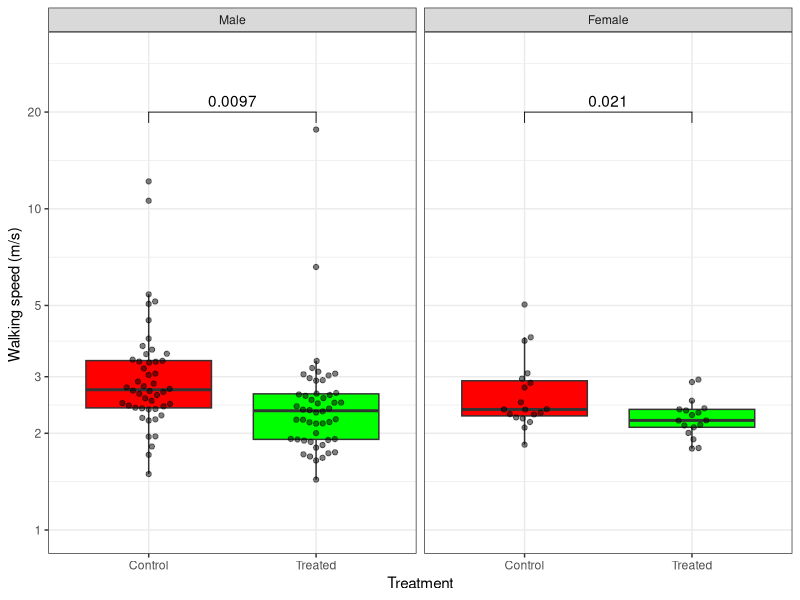
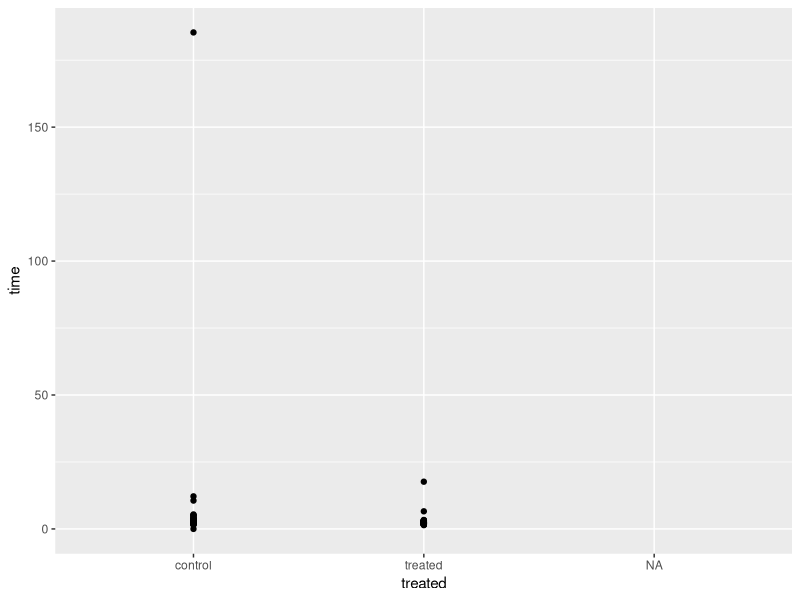
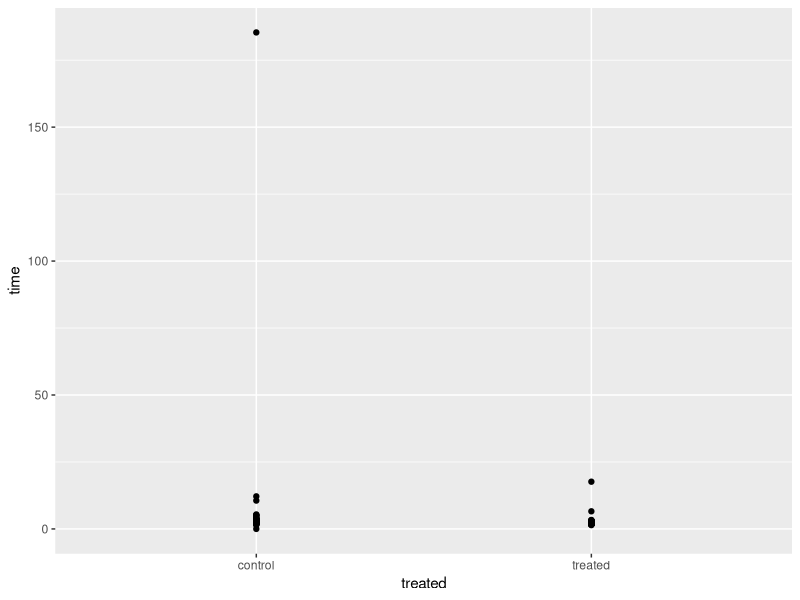
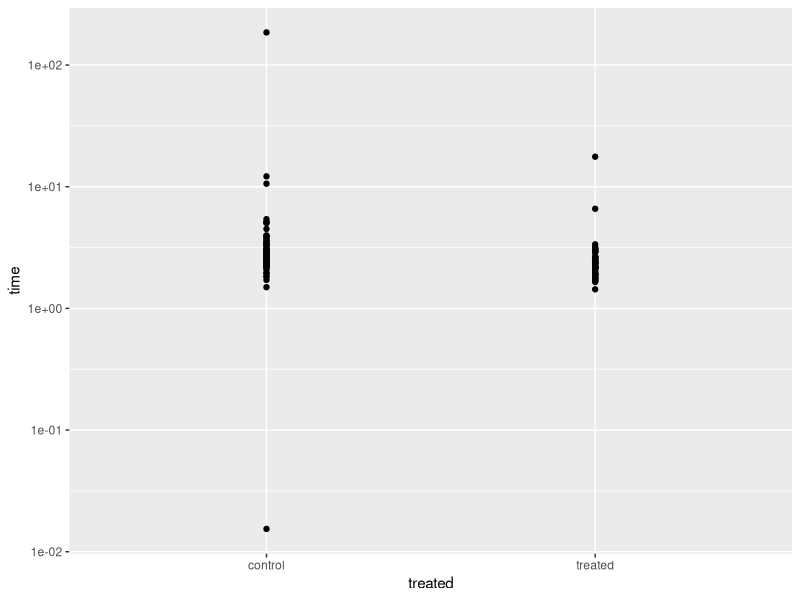
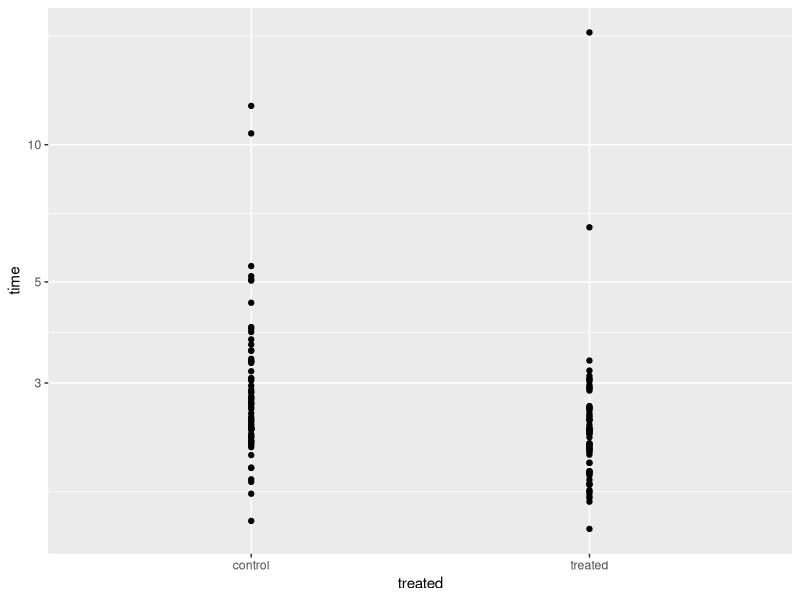
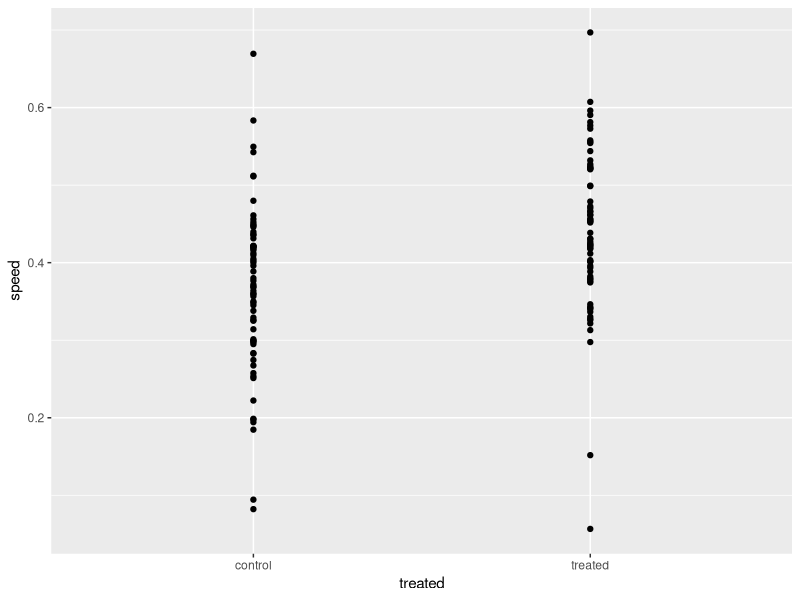
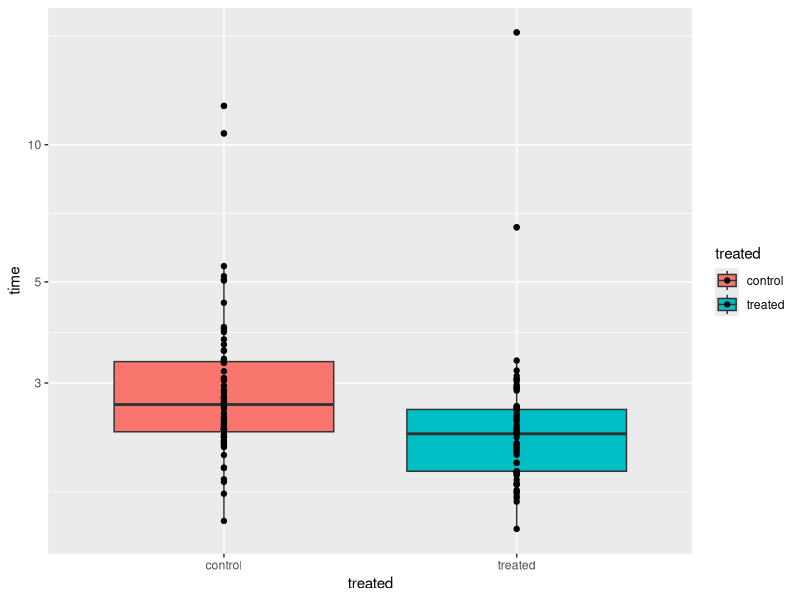
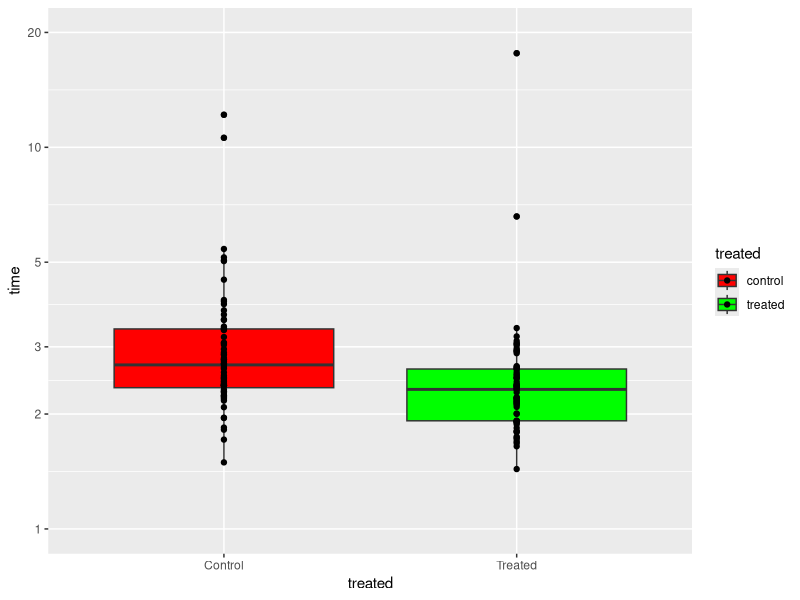

Reproduce these figures in R, in order.
#' ---
#' title: "Graphing with ggplot"
#' author: "George Savva"
#' date: "23/07/2020"
#' output: html_document
#' ---
#' 
#' In this demonstration we'll create some plots using ggplot2 to do some descriptive analysis.
#' 
#' We will use the data found in the 'combined' sheet of the walking speed Excel file.  First we'll load the data then check it looks OK.
#' 
## ----warning=FALSE-------------------------------------------------------------------
library(ggplot2)
library(ggpubr)
library(ggbeeswarm)
library(readxl)

#' 
## ------------------------------------------------------------------------------------
alldata <- read_excel("walkingspeed.xlsx", sheet="combined", range="A1:F139")
head(alldata)

#' 
#' Our aim is to make a good visualisation of the difference in walking speed between control patients and treated patients, stratified by sex.  Something like this:
#' 
## ----echo=FALSE----------------------------------------------------------------------
alldata2 <- subset(alldata, time<100 & time>1)
ggplot(remove_missing(alldata2), aes(x=treated, y=time, fill=treated)) +
  geom_boxplot(outlier.shape = NA) +   # 
  geom_beeswarm(cex=2,alpha=0.5) +
  facet_wrap(~factor(sex, levels=c("M", "F")), labeller=labeller(.rows=c(M="Male",F="Female"))) +
  scale_fill_manual(values=c("red","green")) +
  scale_y_log10(breaks=c(1,2,3,5,10,20), limits=c(1,30)) +
  scale_x_discrete(labels=c(`treated`="Treated",`control`="Control"),
                   breaks=c("treated", "control"),
                   na.translate=FALSE)+
  stat_compare_means(method="t.test",label = "p.format", comparisons = list(c("control","treated"))) +
  labs(x="Treatment", y="Walking speed (m/s) ", fill="Treatment") +
  theme_bw() + 
  theme(legend.position = "none")

#' 
#' ## Getting started
#' 
#' First we'll need to make a simple scatter plot.  The minimum we can do to specify a plot is to supply (1) a dataset (2) an aesthetic mapping from that dataset to plot coordinates (3) a geom to display.  We'll do this as below.  Note the use of the '+' operator to add components together.  This is how we will add all of the layers of our graph:
#' 
## ------------------------------------------------------------------------------------
ggplot(alldata, aes(x=treated, y=time)) + geom_point()

#' 
#' ## Dropping the 'missing' category
#' 
#' This is a good start but we have some way to go 
#' 
#' First, note the warning that the rows with missing y values (times) have been removed.  Note also that the rows with missing x values have not been removed.  Discrete scales can easily incorporate missing values, and so they do so by default.
#' 
#' Suppose we want not to show the missing values.  There are lots of ways we could do this, but in short we can either manipulate our dataset to remove the missing values, or we can ask ggplot not to show them.
#' 
#' First we'll look at changing the data.  ggplot2 comes with the 'remove_missing' function, that takes away any row with any missing data.
#' 
## ----eval=FALSE----------------------------------------------------------------------
## ggplot(remove_missing(alldata), aes(x=treated, y=time)) + geom_point()

#' 
#' Or we could run 'remove_missing' first to create a new dataset without these rows, then pass that to ggplot.
#' 
## ------------------------------------------------------------------------------------
alldata2 <- remove_missing(alldata)

#' 
#' Another method is to use the base command 'subset'.  Subset returns the rows of a dataset that meet the condition specified in it's second argument.  Here we will ask for the rows of 'alldata' where 'treated' is not NA, and where time is not NA.
#' 
## ------------------------------------------------------------------------------------
alldata <- subset(alldata, !is.na(treated))
ggplot(alldata, aes(x=treated, y=time)) + geom_point()

#' 
#' 
#' Finally the best way is to request that ggplot ignores missing values in the x axis.  To do this we can use the 'scale_x_discrete' function.  This is the function that we use to specify how the x axis should be organised, that is exactly how are the values in our data to be mapped onto the axis.  Look at the help for scale_x_discrete, can you see how to stop the missing category from appearing?
#' 
#' ##Exercise:
#' 
#' a) Make a scatter graph showing the relationship between age and walking speed, 
#' 
#' b) Make the the shape of the points corresponding to the different genders
#' 
#' c) Make the the colour of the points corresponding to the different treatments
#' 
#' 
#' 
#' ## Removing outliers
#' 
#' The plot above suggests an outlier.  We should use our knowledge of the experiment and our research question to decide what do with this point.  
#' 
#' Handling outliers always requires some thought.  It is often the case that what seems like an outlier on one scale might not look like an outlier on another, and might actually be an data point.  Before identifying and removing erroneous outliers it is usually wise to change your scale first, to see if the outlying point makes sense under a different model.
#' 
#' Switching to a log-scale for the y-axis we now see a second possible problem observation:
#' 
## ------------------------------------------------------------------------------------
ggplot(alldata, aes(x=treated, y=time)) + geom_point() + scale_y_log10()

#' 
#' Our experiment is a walking time experiment over a very short distance.  It is not feasible that anybody completed this task in less than a second, or took more than a couple of minutes (or is it?), so we can safely remove these observations from our graph. 
#' 
#' 
## ------------------------------------------------------------------------------------
# This code sets the outlying points to 'NA' (missing)
# This is fine if you're sure you want the change to affect all subsequent analysis
# But if you only want to affect the graph but otherwise leave the data the way it was,
# then use a 'subset' within the ggplot call or use 'y_scale_continuous' to set the limits.
alldata$time[alldata$time>100] <- NA
alldata$time[alldata$time<0.1] <- NA
ggplot(remove_missing(alldata), aes(x=treated, y=time)) + geom_point() + scale_y_log10()

#' 
#' Even on a log scale some of the data points look unusual.  Another possible transformation is the inverse transformation.  This would turn our 'time' variable into a 'speed' variable.
#' 
#' We can make a new column in our dataframe, then plot this instead:
#' 
## ------------------------------------------------------------------------------------
alldata$speed <- 1 / alldata$time
ggplot(remove_missing(alldata), aes(x=treated, y=speed)) + geom_point()

#' 
#' This does look better from some points of view.  For a regression model I think I would prefer the 'speed' variable as opposed to a log-transformed 'time' variable, because it makes more intuitive sense to me and it seems more 'normally' distributed than the time variable.  Both graphs are OK
#' 
#' ## Adding a second geom
#' 
#' We might be tempted to replace the points with a mean and standard error for each group.  This is very common in biology journals but it is usually a very bad idea.  A much better way to provide summary statistics for large datasets is to use a boxplot.  To add a boxplot we just add a component with the geom_box() function.  
#' 
## ------------------------------------------------------------------------------------
ggplot(alldata, aes(x=treated, y=time, fill=treated)) +
  geom_boxplot() +
  geom_point() + 
  scale_y_log10()

#' 
#' Things to note here:  First, I've added the geom_box() before the geom_point() because I want the points on top of the box.  I have added a new aesthetic mapping, the 'fill' aesthetic is now mapped to the 'treated' variable in my data.  Finally I've broken the command over several lines to make it easier to read.  Remember when R gets to the end of the line but a command isn't finished it will continue reading.
#' 
#' ## Labelling the scales
#' 
#' We have already seen two uses of the scale functions, to change the y axis to a log-scale and to remove the missing values from the x axis.  'scales' in ggplot2 control the way the values in our data are mapped to specific values in our aesthetic, and so we will also use them for changing the axis ticks and labels, and setting specific colours in our plots.  We can use one scale function for each aesthetic in our graph:
#' 
#' We will use:
#' scale_fill_manual() to set specific colours
#' scale_x_discrete() to arrange and relabel the x-axis
#' scale_y_continuous() to set specific tick marks and limits on the y-axis
#' 
#' 
#' 
## ------------------------------------------------------------------------------------
g <- ggplot(alldata, aes(x=treated, y=time, fill=treated)) +
  geom_boxplot() +
  geom_point() +
  scale_fill_manual(values=c(`treated`="green",`control`="red")) +
  scale_y_log10(breaks=c(1,2,3,5,10,20), 
                limits=c(1,20)) + 
  scale_x_discrete(na.translate=FALSE, 
                   labels=c(`treated`="Treated",`control`="Control"))
g

#' 
#' Points to note:
#' I have used named vectors to get the colours and to relabel the x-axis.  I could have used unnamed vectors and relied on the order of the elements, but this risks making a mistake.
#' As well as entering each component on a new line, I also split some of the individual components over lines.  This helps to keep the function readable.
#' I have assigned the value of the ggplot function to an object 'g', then called 'g' to print the graph.  This is helpful later because now I can add extra components easily to the graph as in the next section:
#' 
#' ## Using themes to control the look of the graph:
#' 
#' Now our graph is almost the way we want it, but the overall look could be improved and we don't want the legend.  The look of a graph is determined by the 'theme' functions.  There are several preset themes that will change the entire look, and then we can set specific elements individually with the theme() function.
#' 
## ------------------------------------------------------------------------------------
g <- g + theme_bw() + theme(legend.position="none")
g

#' 
#' theme_bw() sets a black-and-white theme that is good for scientific publishing.
#' 
#' ## Facets
#' 
#' Now suppose we want to stratify our graphs by sex.  This is called 'facetting' in ggplot.  There are two main ways to do this, facet_wrap() acts on one dimension, while facet_grid() creates a rectangle of plots along two dimensions.  We'll use facet_wrap() here to split the graph by sex.
#' 
## ------------------------------------------------------------------------------------
g + facet_wrap(~sex)

#' 
#' The graph is now split into two pieces that are placed side-by-side and share a common y-axis.  Changing the facet titles is a bit tricky, but we can change the labels on the facets using a 'labeller':
#' 
## ------------------------------------------------------------------------------------
g <- g + facet_wrap(~sex, labeller=labeller(.rows=c(`F`="Female", `M`="Male")))
g

#' ## Changing titles
#' 
#' You can set the titles for aesthetics (x-axis, y-axis, fill legend etc) using the scale functions, but I prefer to do it using the labs command:
#' 
## ------------------------------------------------------------------------------------
g <- g + labs(x="Treatment Group", y="Time (s)")
g

#' 
#' ## Saving your graph
#' 
#' You can save your graph in any number of graphics formats using ggsave(), or by hitting 'export' in the plot window.  Note that the relative size of the text, markers etc is determined by the shape and size of the graphics device your graph is drawn in.  When you use ggsave you will have to specify the height and width of your plot in inches (or cm or mm), and you may have to use some trial and error to make the markers and text the appropriate size.
#' 
## ------------------------------------------------------------------------------------
ggsave(filename = "testgraph1.png", g, height=10, width=5)
ggsave(filename = "testgraph2.png", g, height=4, width=4)

#' 
#' ## Using beeswarm instead of point, and adding p-values
#' 
#' ggplot doesn't make beeswarm graphs, but there is a package called 'ggbeeswarm' that does!  Once we have installed the ggbeeswarm library and added it to the search path we can change geom_point for geom_beeswarm, and use its cex argument to control the amount of 'jitter', and alpha to control the transparency of the points.  
#' 
#' I have also added 'stat_compare_means()' from the ggpubr package to add p-values.  Note I do not think this is a good idea in general, we should do our statistical testing apart from our graphing.  Eg here it is not clear exactly what stat_compare_means() has done to get the p-values, it turns out to be dependent on the scales of the graph!  It's also not clear why we should want a separate p-value for men and women, doing subgroup analyses like this is not recommended.
#' 
#' In any case, here is our final graph:
#' 
## ------------------------------------------------------------------------------------
library(ggbeeswarm)
ggplot(remove_missing(alldata), aes(x=treated, y=time, fill=treated)) +
  geom_boxplot(outlier.shape = NA) +   # 
  geom_beeswarm(cex=2,alpha=0.5) +
  facet_wrap(~factor(sex, levels=c("M", "F")), labeller=labeller(.rows=c(M="Male",F="Female"))) +
  scale_fill_manual(values=c("red","green")) +
  scale_y_log10(breaks=c(1,2,3,5,10,20), limits=c(1,30)) +
  scale_x_discrete(labels=c(`treated`="Treated",`control`="Control"),
                   breaks=c("treated", "control"),
                   na.translate=FALSE)+
  stat_compare_means(method="t.test",label = "p.format", comparisons = list(c("control","treated"))) +
  labs(x="Treatment", y="Walking speed (m/s) ", fill="Treatment") +
  theme_bw() + 
  theme(legend.position = "none")

#' 
#' ## Plotting summary statistics
#' 
#' You might want to plot only summary statistics, or place summaries along with points on the same graph.  You may also want some p-values added.  I don't generally think this is a good idea, but the command for doing this is shown below.
#' 
#' You can do this with 'stat_summary()' as follows:
## ------------------------------------------------------------------------------------
ggplot(remove_missing(alldata), aes(x=treated, y=time, fill=treated)) +
  facet_wrap(~sex, labeller=labeller(sex=c(M="Male",F="Female"))) +
  stat_summary( geom="bar", fun=mean,width=0.5) +
  stat_summary( geom="errorbar", fun.data=mean_se,width=0.3 ,size=1) + 
  stat_compare_means(method="t.test", 
                     comparisons = list(c("control","treated")) ,
                     label.y = 5) +
  labs(x="Treatment", y="Walking speed (m/s) ", fill="Treatment") +
  theme(legend.position = "none") + theme_bw()

#' 
#' But note that the p-values are different to the p-values above!  ggpubr has made different choices about the test depending on the other settings of the graph.  This is another reason I would avoid the use of stat_compare_means() or related functions.
